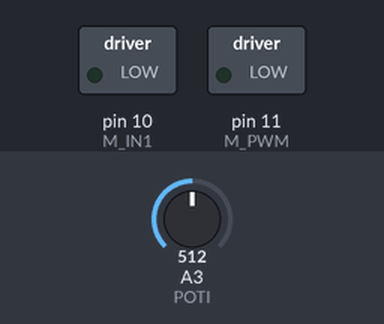
This sketch was run on a simulated Arduino Uno, built with avr-gcc and run on an emulated ATmega328P. Shown: switched loads named in the sketch (green lamp = pin HIGH). The test bench sets the inputs (shaded band); at power-on: A3 (POTI) = 512.

Above: at 1.2 s.
1.3 s: A3 (POTI) set to 716
At 1.8 s:
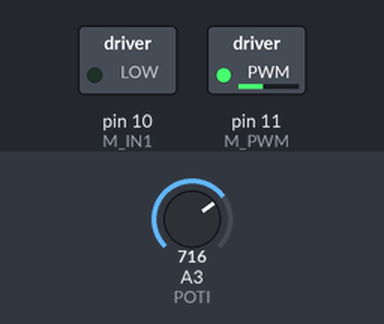
2.8 s: A3 (POTI) set to 900
At 4.0 s:
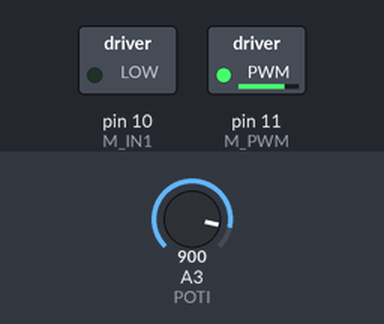
4.3 s: A3 (POTI) set to 511
At 5.3 s:
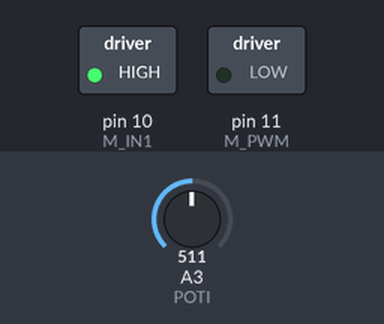
5.8 s: A3 (POTI) set to 497
At 6.4 s:
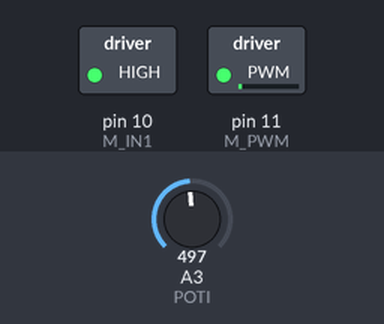
7.3 s: A3 (POTI) set to 522
At 8.7 s:
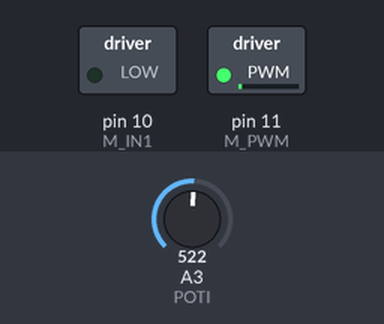
Timing chart, 0 to 9.8 s (numbered marks = the images above; inputs shaded):
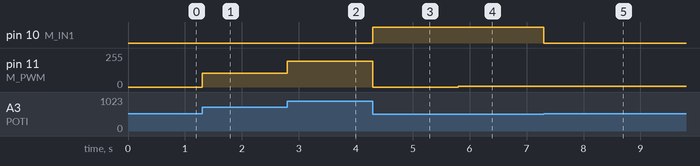

Measured:
- after the input at 1.3 s, pin 11 (M_PWM): 0/255 → 102/255 at once
- after the input at 2.8 s, pin 11 (M_PWM): 102/255 → 194/255 at once
- after the input at 4.3 s, pin 10 (M_IN1): LOW → HIGH at once; pin 11 (M_PWM): 194/255 → 0/255 at once
- after the input at 5.8 s, pin 11 (M_PWM): 0/255 → 7/255 at once
- after the input at 7.3 s, pin 10 (M_IN1): HIGH → LOW at once; pin 11 (M_PWM): 7/255 → 5/255 at once

The sketch:

K11_2_Gleichstrommotor.ino
```cpp
#define POTI 3
#define M_PWM 11
#define M_IN1 10
#define M_IN2 9

int PotiWert = 0;
byte MotorLeistung = 0;
boolean rueckwaerts = false;

void setup() {
  pinMode(M_PWM, OUTPUT);
  pinMode(M_IN1, OUTPUT);
  pinMode(M_IN1, OUTPUT);
}

void loop() {
  PotiWert = analogRead(POTI);

  if(PotiWert >= 512)
  {
    rueckwaerts = false;
    MotorLeistung = (PotiWert-512) / 2;
  }
  else
  {
    rueckwaerts = true;
    MotorLeistung = (511-PotiWert) / 2;
  }

  if(rueckwaerts)
  {
    digitalWrite(M_IN1, HIGH);
    digitalWrite(M_IN2, LOW);
  }
  else
  {
    digitalWrite(M_IN1, LOW);
    digitalWrite(M_IN2, HIGH);
  }

  analogWrite(M_PWM, MotorLeistung);
}
```
